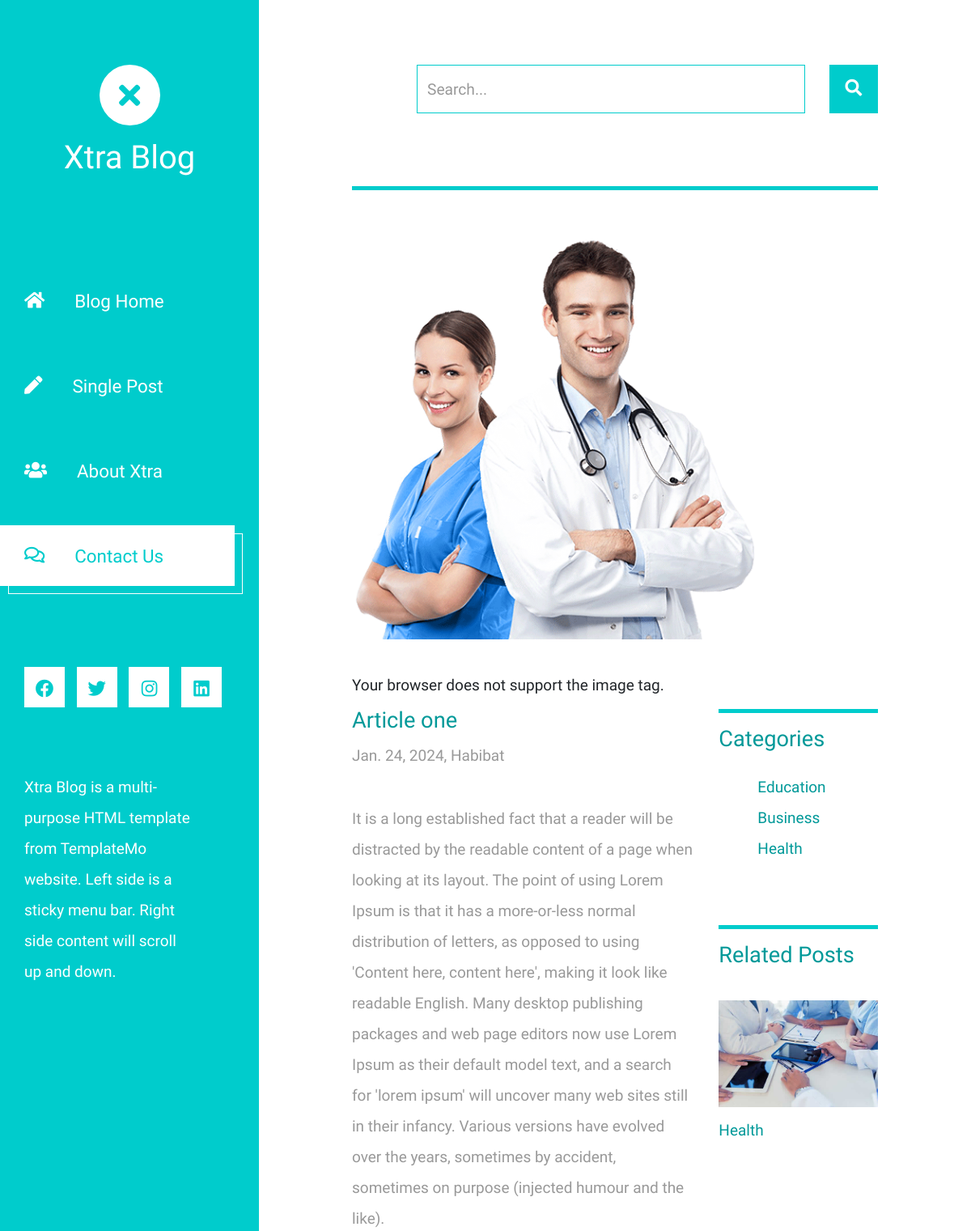
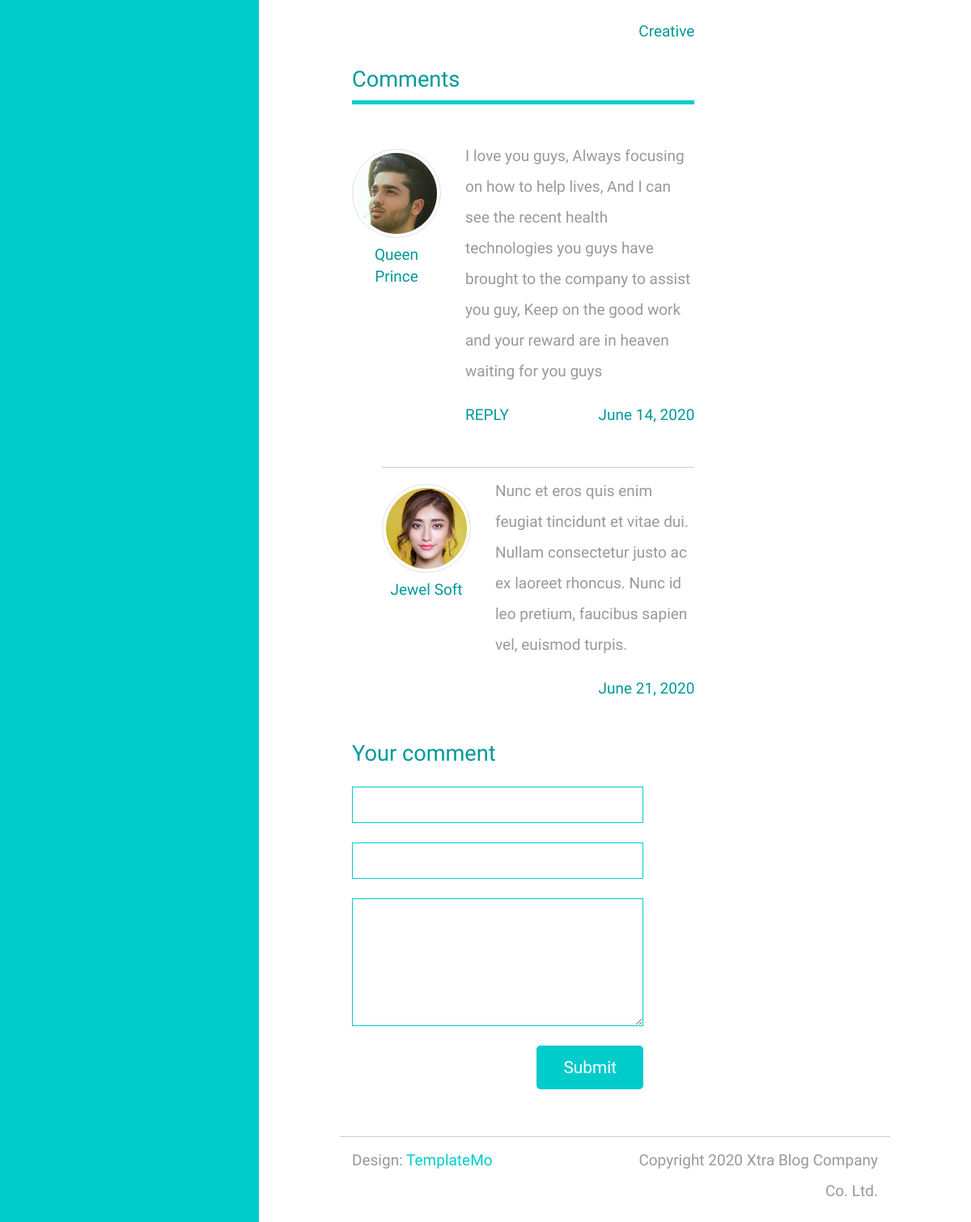
The app's page /post/1/ with its own data (2 pictures, top to bottom).
### main_app/models.py (models this page shows, shortened)
class Post(models.Model):
    title = models.CharField(max_length=250, verbose_name='blog title')
    desc = models.TextField()
    article = models.TextField()
    published_date = models.DateField(auto_now_add=True)
    author = models.CharField(max_length=100)
    thubnail = models.ImageField(upload_to="thunbnail", default="example.jpg")
    category = models.ForeignKey(Category, related_name='article', on_delete=models.CASCADE, default=1)
    tags = models.ManyToManyField(Tag)

class Tag(models.Model):
    name = models.CharField(max_length=50)

class Comment(models.Model):
    name = models.CharField(max_length=50)
    email = models.EmailField(max_length=200, verbose_name="Email Address")
    message = models.TextField()
    timestamp = models.DateTimeField(auto_now_add=True)

class Category(models.Model):
    name = models.CharField(max_length=50)
    def __str__(self) -> str:
        return self.name

### main_app/views.py (the view)
# urls.py: path('post/<int:blog_id>/', single_blog, name="post")
def single_blog(request, blog_id):
    post=Post.objects.get(id=blog_id)
    category=Category.objects.all()
    comment = Comment.objects.all()
    similar_post = Post.objects.filter(category = post.category).exclude(id = post.id)
    context = {
        "article" : post,
        "articles" : category,
        'similar' : similar_post,
        'coment' : comment,
    }
    return render(request, 'main/post.html', context)

### main_app/templates/main/post.html
{%extends 'base.html'%}
{%load static%}
{%block content%}
    <div class="container-fluid">
        <main class="tm-main">
            <div class="row tm-row">
                <div class="col-12">
                    <form method="GET" class="form-inline tm-mb-80 tm-search-form">
                        <input class="form-control tm-search-input" name="query" type="text" placeholder="Search..." aria-label="Search">
                        <button class="tm-search-button" type="submit">
                            <i class="fas fa-search tm-search-icon" aria-hidden="true"></i>
                        </button>
                    </form>
                </div>
            </div>
            <div class="row tm-row">
                <div class="col-12">
                    <hr class="tm-hr-primary tm-mb-55">
                        <img src="{{article.thubnail.url}}" style="height: 500px; width: 500px;" alt /> <br>	<br>
                        Your browser does not support the image tag.
                </div>
            </div>
            <div class="row tm-row">
                <div class="col-lg-8 tm-post-col">
                    <div class="tm-post-full">
                        <div class="mb-4">
                            <h2 class="pt-2 tm-color-primary tm-post-title">{{article.title}}</h2>
                            <p class="tm-mb-40">{{article.published_date}}, {{article.author}}</p>
                            <p>
                                {{article.article}}
                            </p>
                            {%for cat in article.tags.all%}
                            <span class="d-block text-right tm-color-primary">{{cat.name}}</span>
                            {%endfor%}
                        </div>
                        <div>
                            <h2 class="tm-color-primary tm-post-title">Comments</h2>
                            <hr class="tm-hr-primary tm-mb-45">
                            <div class="tm-comment tm-mb-45">
                                <figure class="tm-comment-figure">
                                    <img src="{%static 'img/comment-1.jpg'%}" alt="Image" class="mb-2 rounded-circle img-thumbnail">
                                    {%for coms in coment%}
                                    <figcaption class="tm-color-primary text-center">{{coms.name}}</figcaption>
                                </figure>
                                <div>
                                    <p>
                                       {{coms.message}}
                                    </p>
                                    <div class="d-flex justify-content-between">
                                        <a href="#" class="tm-color-primary">REPLY</a>
                                        <span class="tm-color-primary">June 14, 2020</span>
                                    </div>
                                </div>
                            </div>
                            {%endfor%}
                            <div class="tm-comment-reply tm-mb-45">
                                <hr>
                                <div class="tm-comment">
                                    <figure class="tm-comment-figure">
                                        <img src="{%static 'img/comment-2.jpg'%}" alt="Image" class="mb-2 rounded-circle img-thumbnail">
                                        <figcaption class="tm-color-primary text-center">Jewel Soft</figcaption>
                                    </figure>
                                    <p>
                                        Nunc et eros quis enim feugiat tincidunt et vitae dui.
                                        Nullam consectetur justo ac ex laoreet rhoncus. Nunc
                                        id leo pretium, faucibus sapien vel, euismod turpis.
                                    </p>
                                </div>
                                <span class="d-block text-right tm-color-primary">June 21, 2020</span>
                            </div>
                            <form action="" class="mb-5 tm-comment-form">
                                <h2 class="tm-color-primary tm-post-title mb-4">Your comment</h2>
                                <div class="mb-4">
                                    <input class="form-control" name="name" type="text">
                                </div>
                                <div class="mb-4">
                                    <input class="form-control" name="email" type="text">
                                </div>
                                <div class="mb-4">
                                    <textarea class="form-control" name="message" rows="6"></textarea>
                                </div>
                                <div class="text-right">
                                    <button class="tm-btn tm-btn-primary tm-btn-small">Submit</button>
                                </div>
                            </form>
                        </div>
                    </div>
                </div>
                <aside class="col-lg-4 tm-aside-col">
                    <div class="tm-post-sidebar">
                        <hr class="mb-3 tm-hr-primary">
                        <h2 class="mb-4 tm-post-title tm-color-primary">Categories</h2>
                        <ul class="tm-mb-75 pl-5 tm-category-list">
                        {%for cat in articles%}
                            <li><a href="#" class="tm-color-primary">{{cat.name}}</a></li>
                        {%endfor%}
                        </ul>
                        <hr class="mb-3 tm-hr-primary">
                        <h2 class="tm-mb-40 tm-post-title tm-color-primary">Related Posts</h2>
                        <a href="#" class="d-block tm-mb-40">
                            <figure>
                                {%for sim in similar%}
                                <img src="{{sim.thubnail.url}}" alt="Image" class="mb-3 img-fluid">
                                <figcaption class="tm-color-primary">{{sim.category}}</figcaption>
                                {%endfor%}
                            </figure>
                        </a>
                    </div>
                </aside>
            </div>
            {%endblock content%}

### records on screen
Post: thubnail (picture), title "Article one", published_date "Jan. 24, 2024", author "Habibat", article "It is a long established fact that a reader will be distracted by the readable content of a page when looking at its layout. The point of using Lorem Ipsum is that it has a more-or-less normal distribution of letters, as opposed to using 'Content here, content here', making it look like readable English. Many desktop publishing packages and web page editors now use Lorem Ipsum as their default model text, and a search for 'lorem ipsum' will uncover many web sites still in their infancy. Various versions have evolved over the years, sometimes by accident, sometimes on purpose (injected humour and the like)."
Tag: name "Creative"
Comment: name "Queen Prince", message "I love you guys, Always focusing on how to help lives, And I can see the recent health technologies you guys have brought to the company to assist you guy, Keep on the good work and your reward are in heaven waiting for you guys"
Category: name "Education"
Category: name "Business"
Category: name "Health"
Post: thubnail (picture), category "Health"
